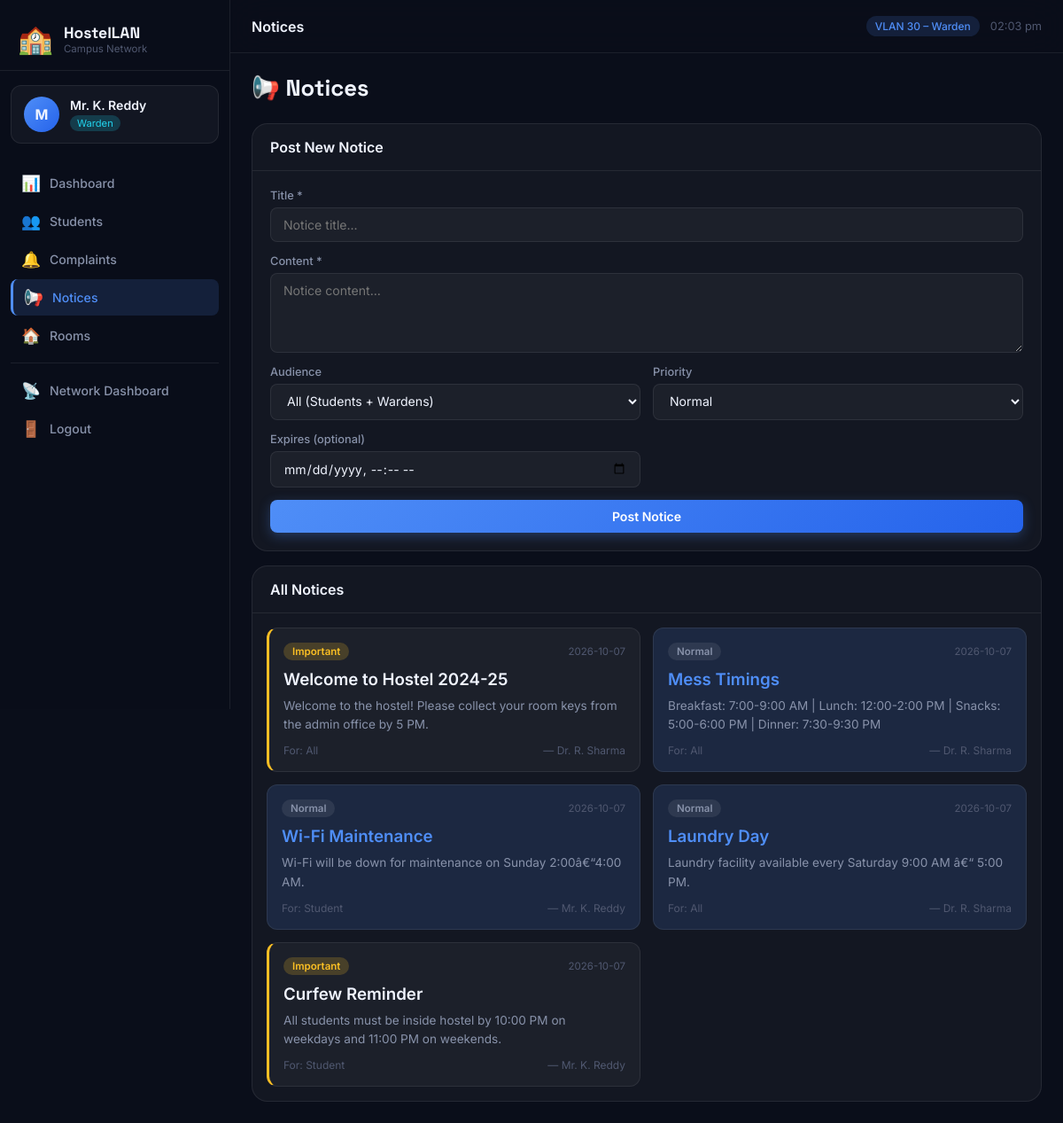
Screenshot of /warden/notices (signed in) with the database file from the repository.
### tables this page shows
CREATE TABLE users (
    id          INTEGER PRIMARY KEY AUTOINCREMENT,
    username    TEXT UNIQUE NOT NULL,
    password    TEXT NOT NULL,          -- SHA-256 hex or Werkzeug hash
    role        TEXT NOT NULL CHECK(role IN ('admin','warden','student')),
    full_name   TEXT NOT NULL,
    email       TEXT,
    phone       TEXT,
    created_at  DATETIME DEFAULT CURRENT_TIMESTAMP,
    is_active   INTEGER DEFAULT 1
);

CREATE TABLE notices (
    id          INTEGER PRIMARY KEY AUTOINCREMENT,
    title       TEXT NOT NULL,
    content     TEXT NOT NULL,
    posted_by   INTEGER REFERENCES users(id),
    target_role TEXT DEFAULT 'all' CHECK(target_role IN ('all','student','warden','admin')),
    priority    TEXT DEFAULT 'normal' CHECK(priority IN ('normal','important','urgent')),
    created_at  DATETIME DEFAULT CURRENT_TIMESTAMP,
    expires_at  DATETIME
);

### app.py (the view, shortened to what this page needs)
@app.route('/warden/notices', methods=['GET','POST'])
@role_required('warden')
def warden_notices():
    notices = query(
        "SELECT n.*, u.full_name as posted_by_name FROM notices n "
        "JOIN users u ON n.posted_by = u.id "
        "ORDER BY n.created_at DESC"
    )
    return render_template('warden/notices.html', notices=notices)

### app.py (called while the page is built)
def get_db():
    db = getattr(g, '_database', None)
    if db is None:
        db = g._database = sqlite3.connect(DB_PATH)
        db.row_factory = sqlite3.Row
        db.execute("PRAGMA foreign_keys = ON")
    return db

def query(sql, args=(), one=False):
    cur = get_db().execute(sql, args)
    rv  = cur.fetchall()
    return (rv[0] if rv else None) if one else rv

def role_required(*roles):
    def decorator(f):
        @wraps(f)
        def decorated(*args, **kwargs):
            if 'user_id' not in session:
                return redirect(url_for('login'))
            if session.get('role') not in roles:
                flash('Access denied.', 'danger')
                return redirect(url_for('dashboard'))
            return f(*args, **kwargs)
        return decorated
    return decorator

@app.context_processor
def inject_globals():
    return dict(now=datetime.now(), session=session)

### templates/warden/notices.html (shortened to what this page needs)
{% extends 'base.html' %}
{% block page_title %}Notices{% endblock %}
{% block content %}
<div class="page-header">
  <h1 class="page-h1">📢 Notices</h1>
</div>
<div class="card mb-1">
  <div class="card-header">
    <h2 class="card-title">Post New Notice</h2>
  </div>
  <form method="POST" action="{{ url_for('warden_notices') }}" class="form-grid">
    <div class="form-group full-width">
      <label for="title">Title *</label>
      <input type="text" id="title" name="title" class="form-control" placeholder="Notice title..." required/>
    </div>
    <div class="form-group full-width">
      <label for="content">Content *</label>
      <textarea id="content" name="content" class="form-control" rows="4" placeholder="Notice content..." required></textarea>
    </div>
    <div class="form-group">
      <label for="target_role">Audience</label>
      <select id="target_role" name="target_role" class="form-control">
        <option value="all">All (Students + Wardens)</option>
      </select>
    </div>
    <div class="form-group">
      <label for="priority">Priority</label>
      <select id="priority" name="priority" class="form-control">
        <option value="normal">Normal</option>
      </select>
    </div>
    <div class="form-group">
      <label for="expires_at">Expires (optional)</label>
      <input type="datetime-local" id="expires_at" name="expires_at" class="form-control"/>
    </div>
    <div class="form-group full-width">
      <button type="submit" class="btn btn-primary">Post Notice</button>
    </div>
  </form>
</div>
<div class="card">
  <div class="card-header">
    <h2 class="card-title">All Notices</h2>
  </div>
  <div class="notices-grid">
    {% for n in notices %}
    <div class="notice-full-card priority-{{ n.priority }}">
      <div class="nfc-top">
        <span class="nfc-badge badge-{{ n.priority }}">{{ n.priority|capitalize }}</span>
        <span class="nfc-date">{{ n.created_at[:10] }}</span>
      </div>
      <h3 class="nfc-title">{{ n.title }}</h3>
      <p class="nfc-content">{{ n.content }}</p>
      <div class="nfc-footer">
        <span>For: {{ n.target_role|capitalize }}</span>
        <span>— {{ n.posted_by_name }}</span>
      </div>
    </div>
    {% else %}
    <div class="empty-state">No notices posted yet.</div>
    {% endfor %}
  </div>
</div>
{% endblock %}

### templates/base.html (shortened to what this page needs)
<!DOCTYPE html>
<html lang="en">
<head>
  <link rel="stylesheet" href="{{ url_for('static', filename='css/style.css') }}"/>
</head>
<body>
{% if session.user_id %}
<div class="sidebar" id="sidebar">
  <div class="sidebar-logo">
    <div class="logo-icon">🏫</div>
    <div class="logo-text">
      <span class="logo-title">HostelLAN</span>
      <span class="logo-sub">Campus Network</span>
    </div>
  </div>
  <div class="user-card">
    <div class="user-avatar">{{ session.full_name[0].upper() }}</div>
    <div class="user-info">
      <span class="user-name">{{ session.full_name }}</span>
      <span class="user-role role-{{ session.role }}">{{ session.role|capitalize }}</span>
    </div>
  </div>
  <nav class="sidebar-nav">
    {% if session.role == 'student' %}
      <a href="{{ url_for('student_home') }}" class="nav-item {% if request.endpoint == 'student_home' %}active{% endif %}">
        <span class="nav-icon">🏠</span><span>Dashboard</span>
      </a>
      <a href="{{ url_for('student_room') }}" class="nav-item {% if request.endpoint == 'student_room' %}active{% endif %}">
        <span class="nav-icon">🛏️</span><span>My Room</span>
      </a>
      <a href="{{ url_for('student_notices') }}" class="nav-item {% if request.endpoint == 'student_notices' %}active{% endif %}">
        <span class="nav-icon">📢</span><span>Notices</span>
      </a>
      <a href="{{ url_for('student_complaints') }}" class="nav-item {% if request.endpoint == 'student_complaints' %}active{% endif %}">
        <span class="nav-icon">📝</span><span>Complaints</span>
      </a>
      <a href="{{ url_for('student_mess') }}" class="nav-item {% if request.endpoint == 'student_mess' %}active{% endif %}">
        <span class="nav-icon">🍽️</span><span>Mess Menu</span>
      </a>
    {% elif session.role == 'warden' %}
      <a href="{{ url_for('warden_home') }}" class="nav-item {% if request.endpoint == 'warden_home' %}active{% endif %}">
        <span class="nav-icon">📊</span><span>Dashboard</span>
      </a>
      <a href="{{ url_for('warden_students') }}" class="nav-item {% if request.endpoint == 'warden_students' %}active{% endif %}">
        <span class="nav-icon">👥</span><span>Students</span>
      </a>
      <a href="{{ url_for('warden_complaints') }}" class="nav-item {% if request.endpoint == 'warden_complaints' %}active{% endif %}">
        <span class="nav-icon">🔔</span><span>Complaints</span>
      </a>
      <a href="{{ url_for('warden_notices') }}" class="nav-item {% if request.endpoint == 'warden_notices' %}active{% endif %}">
        <span class="nav-icon">📢</span><span>Notices</span>
      </a>
      <a href="{{ url_for('warden_rooms') }}" class="nav-item {% if request.endpoint == 'warden_rooms' %}active{% endif %}">
        <span class="nav-icon">🏠</span><span>Rooms</span>
      </a>
    {% endif %}
    <div class="nav-divider"></div>
    <a href="{{ url_for('network_dashboard') }}" class="nav-item {% if request.endpoint == 'network_dashboard' %}active{% endif %}">
      <span class="nav-icon">📡</span><span>Network Dashboard</span>
    </a>
    <a href="{{ url_for('logout') }}" class="nav-item nav-logout">
      <span class="nav-icon">🚪</span><span>Logout</span>
    </a>
  </nav>
</div>
<div class="main-content">
  <div class="topbar">
    <div class="topbar-title">{% block page_title %}{% endblock %}</div>
    <div class="topbar-right">
      <span class="topbar-vlan">
        {% if session.role == 'admin' %}VLAN 10 – Admin
        {% elif session.role == 'warden' %}VLAN 30 – Warden
        {% else %}VLAN 20 – Student{% endif %}
      </span>
      <span class="topbar-time" id="topbarTime"></span>
    </div>
  </div>
  <div class="content-area">
    {% block content %}{% endblock %}
  </div>
</div>
{% else %}
  {% block auth_content %}{% endblock %}
{% endif %}
</body>
</html>

### rows the page displays
users: full_name "Mr. K. Reddy", role "Warden"
notices: priority "Important", created_at "2026-10-07", title "Welcome to Hostel 2024-25", content "Welcome to the hostel! Please collect your room keys from the admin office by 5 PM.", target_role "All", posted_by_name "Dr. R. Sharma"
notices: priority "Normal", created_at "2026-10-07", title "Mess Timings", content "Breakfast: 7:00-9:00 AM | Lunch: 12:00-2:00 PM | Snacks: 5:00-6:00 PM | Dinner: 7:30-9:30 PM", target_role "All", posted_by_name "Dr. R. Sharma"
notices: priority "Normal", created_at "2026-10-07", title "Wi-Fi Maintenance", content "Wi-Fi will be down for maintenance on Sunday 2:00â€“4:00 AM.", target_role "Student", posted_by_name "Mr. K. Reddy"
notices: priority "Normal", created_at "2026-10-07", title "Laundry Day", content "Laundry facility available every Saturday 9:00 AM â€“ 5:00 PM.", target_role "All", posted_by_name "Dr. R. Sharma"
notices: priority "Important", created_at "2026-10-07", title "Curfew Reminder", content "All students must be inside hostel by 10:00 PM on weekdays and 11:00 PM on weekends.", target_role "Student", posted_by_name "Mr. K. Reddy"

### other values shown
{{ session.full_name[0].upper() }} "M"
